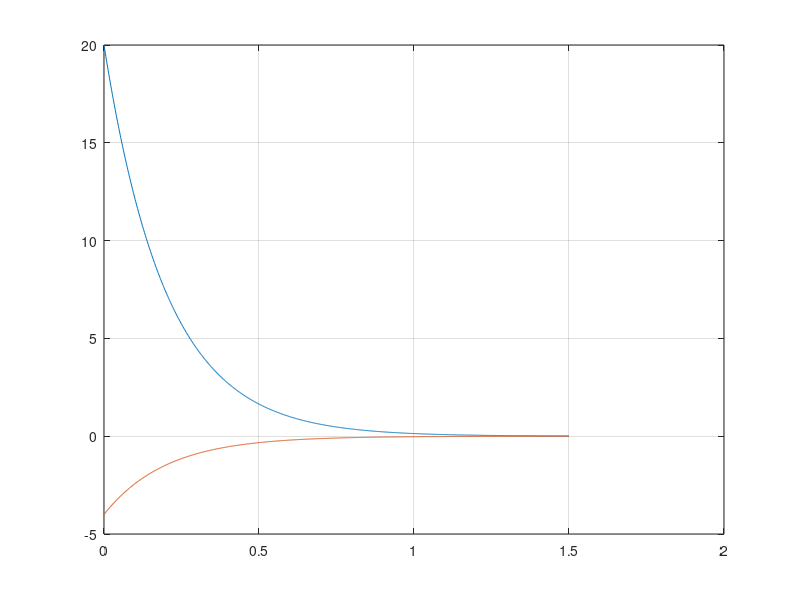
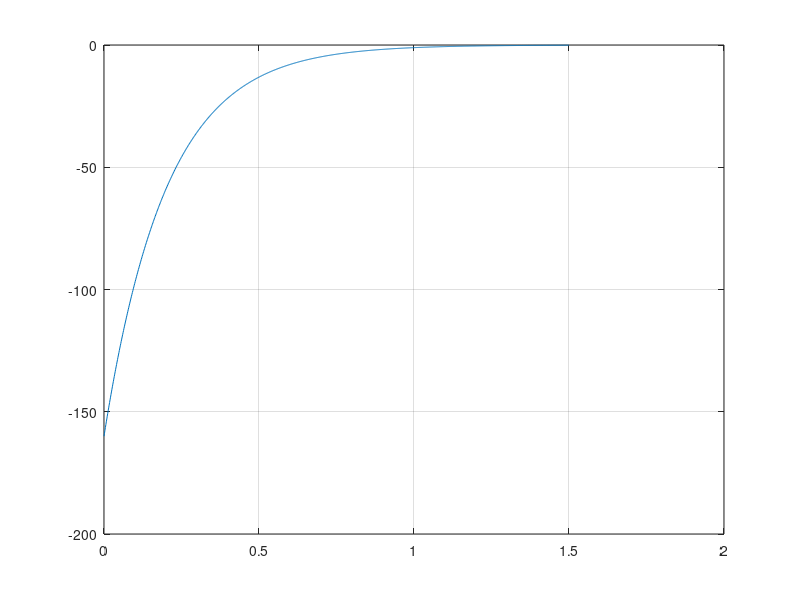

These charts were generated, in order, by the following MATLAB code:
% Aula 07A
clc, clear all, close all

% Exemplo 1
disp('Exemplo 1')
N = 1000;
t = linspace(0,1.5,N);

I0  = 20; % Initial inductor current
Rs  =  2; % Series load resistance
Rp1 = 10; % Parallel load resistance
Rp2 = 40; % Parallel load resistance
L   =  2; % Inductance

Req = Rs + 1/(1/Rp1+1/Rp2);

tau = L/Req;

% a)
disp('a) figura 1')
iL = I0*exp(-t/tau);
plot(t,iL), grid on

% b)
disp('c) figura 1')
hold on
io = -iL*Rp1/(Rp1+Rp2);
plot(t,io)

% c)
disp('c) figura 2')
figure
vo = io*Rp2;
plot(t,vo), grid on

% d)
p10 = vo.^2/Rp1;
w = 0;
for i = 2:N
    w = w + (p10(i)+p10(i-1))*(t(2)-t(1))/2;
end

fprintf("d) %0.2fJ\n",w)
